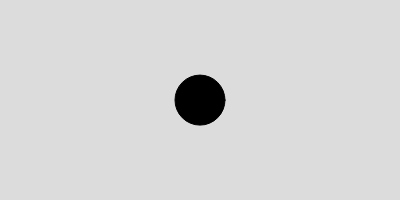
Frame 1 (no input)
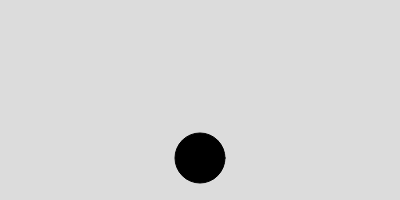
Frame 60 (no input)
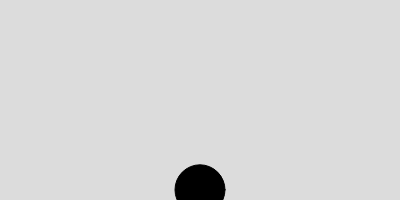
Frame 120 (the mouse pressed at the canvas centre since frame 60)

The p5.js sketch that drew these frames (run headless with seeded random() and noise() and a simulated clock; from frame 60 on, the mouse is pressed at the canvas centre):

// p5.js sketch
// ── sketch.js
let ball;

function setup() {
  createCanvas(400, 200);

  ball = new Particle();
}


function draw() {
  background(220);

  let gravity = createVector(0, 0.1);
  ball.addForce(gravity);

  ball.update();
  ball.show();
}


class Particle {
  constructor() {
    this.pos = createVector(width/2, height/2);
    this.vel = createVector(0, 0);
    this.acc = createVector(0, 0);

    this.c = color(0);
    this.w = 50;
  }

  addForce(aForce) {
    this.acc.add(aForce);
  }

  update() {
    this.checkEdge();
    this.vel.add(this.acc);
    this.pos.add(this.vel);

    this.acc.set(0, 0);
  }


  checkEdge() {
    if (this.pos.y > height) {
      this.vel.y = this.vel.y * -0.8;
      this.pos.y = height;
    }
    
    if (this.pos.x > width) {
      this.pos.x = 0;
    }
  }


  show() {
    fill(this.c);
    ellipse(this.pos.x, this.pos.y, this.w, this.w);
  }
}
